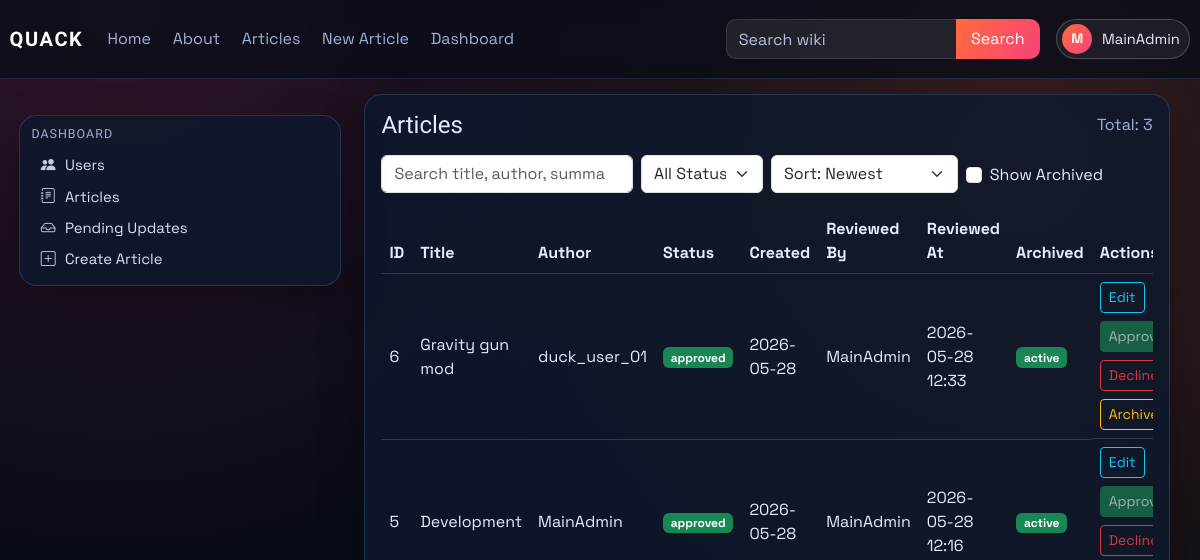
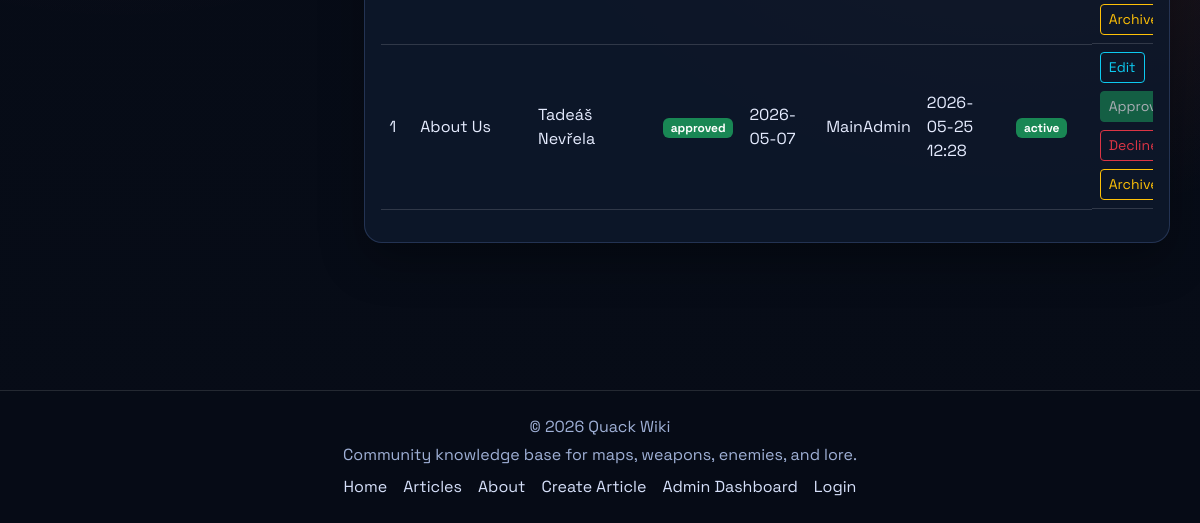
/dashboard/articles (signed in), run on an earlier commit of the app's database (2 pictures, top to bottom).
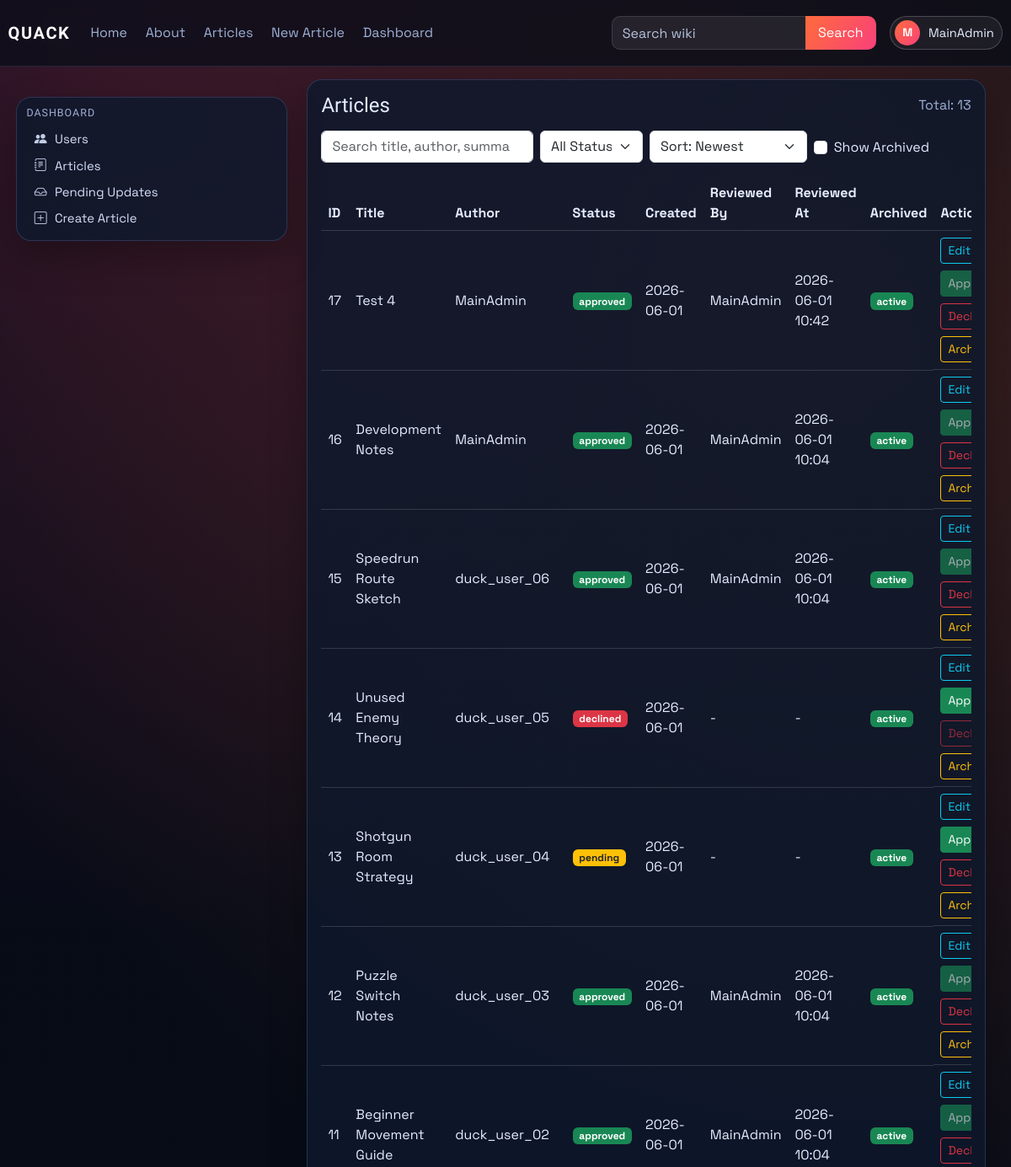
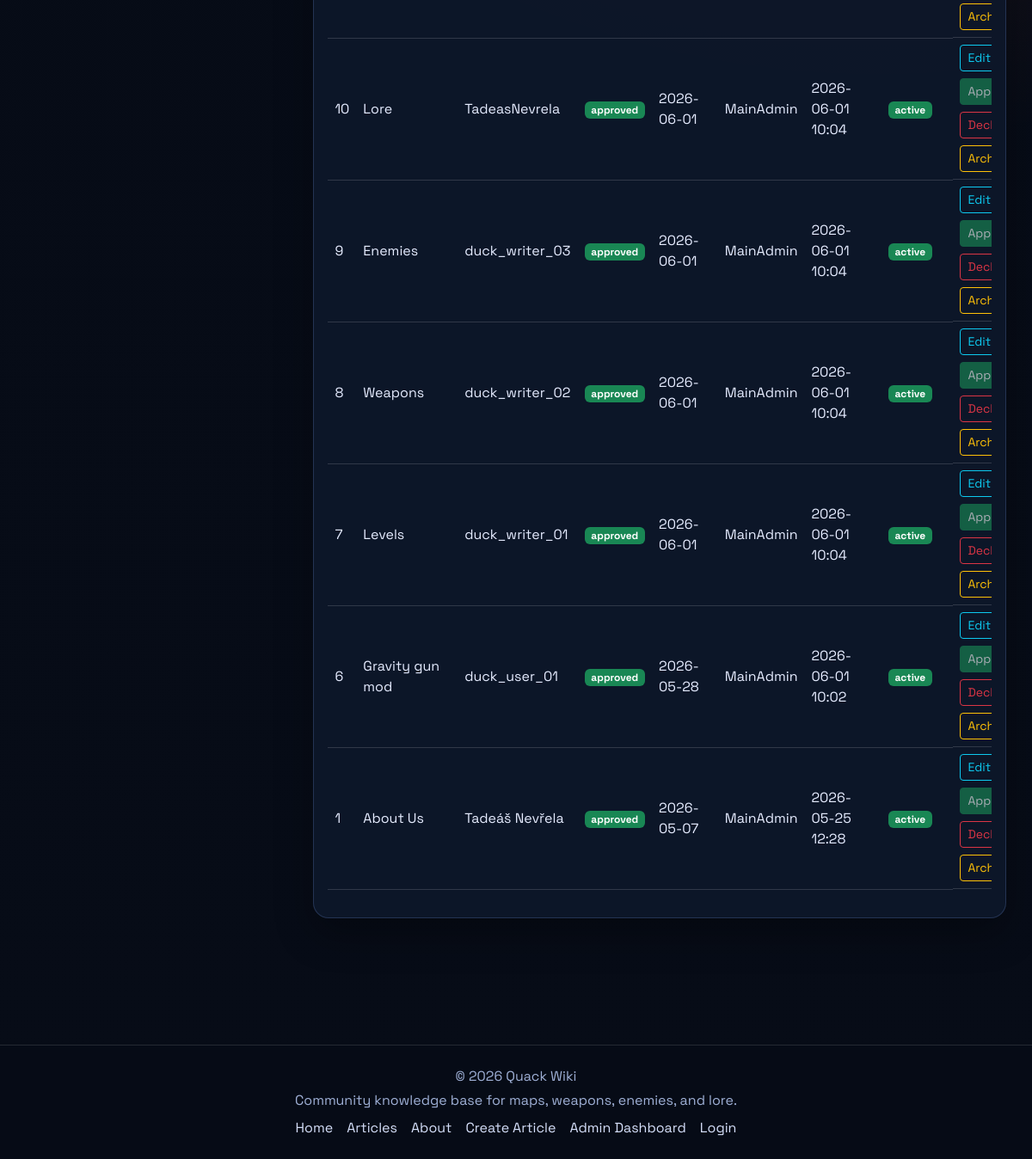
And on a later commit of the database (2 pictures, top to bottom).
### models.py (models this page shows)
class Article(db.Model):
    id = db.Column(db.Integer, primary_key=True)
    title = db.Column(db.String(120), unique=True, nullable=False)
    author = db.Column(db.String(120), nullable=False)
    created_at = db.Column(db.DateTime, default=datetime.utcnow)
    image_url = db.Column(db.String(120), default='default.png')
    summary = db.Column(db.Text)
    content = db.Column(db.Text, nullable=False)
    infobox_data = db.Column(db.Text, nullable=True)
    tags = db.Column(db.JSON, default=list)
    status = db.Column(db.String(20), default='pending', nullable=False)
    approved_by = db.Column(db.String(120), nullable=True)
    approved_at = db.Column(db.DateTime, nullable=True)
    is_archived = db.Column(db.Boolean, default=False, nullable=False)
    archived_at = db.Column(db.DateTime, nullable=True)

### main.py (the view)
@app.route('/dashboard/articles')
@role_required(['admin', 'writer'])
def dashboard_articles():
    search = (request.args.get('q') or '').strip()
    status_filter = (request.args.get('status') or 'all').strip().lower()
    show_archived = request.args.get('show_archived') == '1'
    sort = (request.args.get('sort') or 'newest').strip().lower()
    query = Article.query
    if not show_archived:
        query = query.filter(Article.is_archived.is_(False))
    if status_filter in {'pending', 'approved', 'declined'}:
        query = query.filter(Article.status == status_filter)
    sort_map = {
        'newest': Article.created_at.desc(),
        'oldest': Article.created_at.asc(),
        'title_az': Article.title.asc(),
        'title_za': Article.title.desc(),
        'status_az': Article.status.asc(),
        'status_za': Article.status.desc(),
    }
    articles = query.order_by(sort_map.get(sort, Article.created_at.desc())).all()
    if search:
        articles = [article_obj for article_obj in articles if article_matches_search(article_obj, search)]
    article_links = {article_obj.id: article_public_url(article_obj) for article_obj in articles}
    return render_template(
        'dashboard_articles.html',
        articles=articles,
        article_links=article_links,
        search=search,
        status_filter=status_filter,
        show_archived=show_archived,
        sort=sort,
    )

### main.py (called while the page is built)
@login_manager.user_loader
def load_user(user_id):
    return User.query.get(int(user_id))

def role_required(role_names: list):
    def decorator(func):
        @wraps(func)
        @login_required
        def wrapper(*args, **kwargs):
            if current_user.role not in role_names:
                abort(403)
            return func(*args, **kwargs)
        return wrapper
    return decorator

def article_public_url(article_obj: Article) -> str:
    if article_has_tag(article_obj, static_page_tag('about-us')):
        return url_for('about')
    return url_for('article', article_title=article_obj.title)

def static_page_tag(page_key: str) -> str:
    return f"page:{page_key.strip().lower()}"

def article_has_tag(article_obj: Article, tag_name: str) -> bool:
    wanted = tag_name.strip().lower()
    return any(str(tag).strip().lower() == wanted for tag in (article_obj.tags or []))

### templates/dashboard_articles.html (shortened to what the changed rows need)
{% extends "_base.html" %}
{% block content %}
<div class="container-fluid px-0">
    <section id="articles-section" class="card p-3">
        <div class="d-flex justify-content-between align-items-center mb-3">
            <h4 class="mb-0">Articles</h4>
            <span class="text-muted">Total: {{ articles|length }}</span>
        </div>
        <div class="table-responsive">
            <table class="table table-hover align-middle">
                <thead>
                    <tr>
                        <th>ID</th>
                        <th>Title</th>
                        <th>Author</th>
                        <th>Status</th>
                        <th>Created</th>
                        <th>Reviewed By</th>
                        <th>Reviewed At</th>
                        <th>Archived</th>
                        {% if current_user.role in ['admin', 'writer'] %}
                        <th>Actions</th>
                        {% endif %}
                    </tr>
                </thead>
                <tbody>
                    {% for article in articles %}
                    <tr>
                        <td>{{ article.id }}</td>
                        <td>
                            <a href="{{ article_links[article.id] }}">{{ article.title }}</a>
                        </td>
                        <td>{{ article.author }}</td>
                        <td>
                            {% if article.status == 'approved' %}
                            <span class="badge bg-success">approved</span>
                            {% elif article.status == 'declined' %}
                            <span class="badge bg-danger">declined</span>
                            {% else %}
                            <span class="badge bg-warning text-dark">pending</span>
                            {% endif %}
                        </td>
                        <td>{{ article.created_at.strftime('%Y-%m-%d') if article.created_at else '-' }}</td>
                        <td>{{ article.approved_by or '-' }}</td>
                        <td>{{ article.approved_at.strftime('%Y-%m-%d %H:%M') if article.approved_at else '-' }}</td>
                        <td>
                            {% if article.is_archived %}
                            <span class="badge bg-secondary">archived</span>
                            {% else %}
                            <span class="badge bg-success">active</span>
                            {% endif %}
                        </td>
                        {% if current_user.role == 'admin' %}
                        <td class="d-flex gap-2 flex-wrap">
                            <a href="{{ url_for('edit_article', article_id=article.id) }}" class="btn btn-outline-info btn-sm">Edit</a>
                            <form method="POST" action="{{ url_for('approve', article_id=article.id) }}">
                                <button type="submit" class="btn btn-success btn-sm" {% if article.status == 'approved' or article.is_archived %}disabled{% endif %}>Approve</button>
                            </form>
                            <form method="POST" action="{{ url_for('decline', article_id=article.id) }}">
                                <button type="submit" class="btn btn-outline-danger btn-sm" {% if article.status == 'declined' or article.is_archived %}disabled{% endif %}>Decline</button>
                            </form>
                            <form method="POST" action="{{ url_for('toggle_archive_article', article_id=article.id) }}">
                                <button type="submit" class="btn btn-outline-warning btn-sm">{% if article.is_archived %}Restore{% else %}Archive{% endif %}</button>
                            </form>
                        </td>
                        {% elif current_user.role == 'writer' %}
                        <td>
                            <a href="{{ url_for('edit_article', article_id=article.id) }}" class="btn btn-outline-info btn-sm">Edit</a>
                        </td>
                        {% endif %}
                    </tr>
                    {% endfor %}
                </tbody>
            </table>
        </div>
    </section>
</div>
{% endblock %}

What changed in the data, as far as the page shows it:
no longer on this page (row edited): Article: id "5", title "Development", author "MainAdmin", status "approved", created_at "2026-05-28", approved_by "MainAdmin", approved_at "2026-05-28 12:16", is_archived "active"
added Article: id "17", title "Test 4", author "MainAdmin", status "approved", created_at "2026-06-01", approved_by "MainAdmin", approved_at "2026-06-01 10:42", is_archived "active"
added Article: id "16", title "Development Notes", author "MainAdmin", status "approved", created_at "2026-06-01", approved_by "MainAdmin", approved_at "2026-06-01 10:04", is_archived "active"
added Article: id "15", title "Speedrun Route Sketch", author "duck_user_06", status "approved", created_at "2026-06-01", approved_by "MainAdmin", approved_at "2026-06-01 10:04", is_archived "active"
added Article: id "14", title "Unused Enemy Theory", author "duck_user_05", status "declined", created_at "2026-06-01", approved_by "-", approved_at "-", is_archived "active"
added Article: id "13", title "Shotgun Room Strategy", author "duck_user_04", status "pending", created_at "2026-06-01", approved_by "-", approved_at "-", is_archived "active"
added Article: id "12", title "Puzzle Switch Notes", author "duck_user_03", status "approved", created_at "2026-06-01", approved_by "MainAdmin", approved_at "2026-06-01 10:04", is_archived "active"
added Article: id "11", title "Beginner Movement Guide", author "duck_user_02", status "approved", created_at "2026-06-01", approved_by "MainAdmin", approved_at "2026-06-01 10:04", is_archived "active"
added Article: id "10", title "Lore", author "TadeasNevrela", status "approved", created_at "2026-06-01", approved_by "MainAdmin", approved_at "2026-06-01 10:04", is_archived "active"
added Article: id "9", title "Enemies", author "duck_writer_03", status "approved", created_at "2026-06-01", approved_by "MainAdmin", approved_at "2026-06-01 10:04", is_archived "active"
added Article: id "8", title "Weapons", author "duck_writer_02", status "approved", created_at "2026-06-01", approved_by "MainAdmin", approved_at "2026-06-01 10:04", is_archived "active"
added Article: id "7", title "Levels", author "duck_writer_01", status "approved", created_at "2026-06-01", approved_by "MainAdmin", approved_at "2026-06-01 10:04", is_archived "active"
changed Article "Gravity gun mod": approved_at "2026-05-28 12:33" → "2026-06-01 10:02"
Also different on the page:
{{ articles|length }}: "3" → "13"
